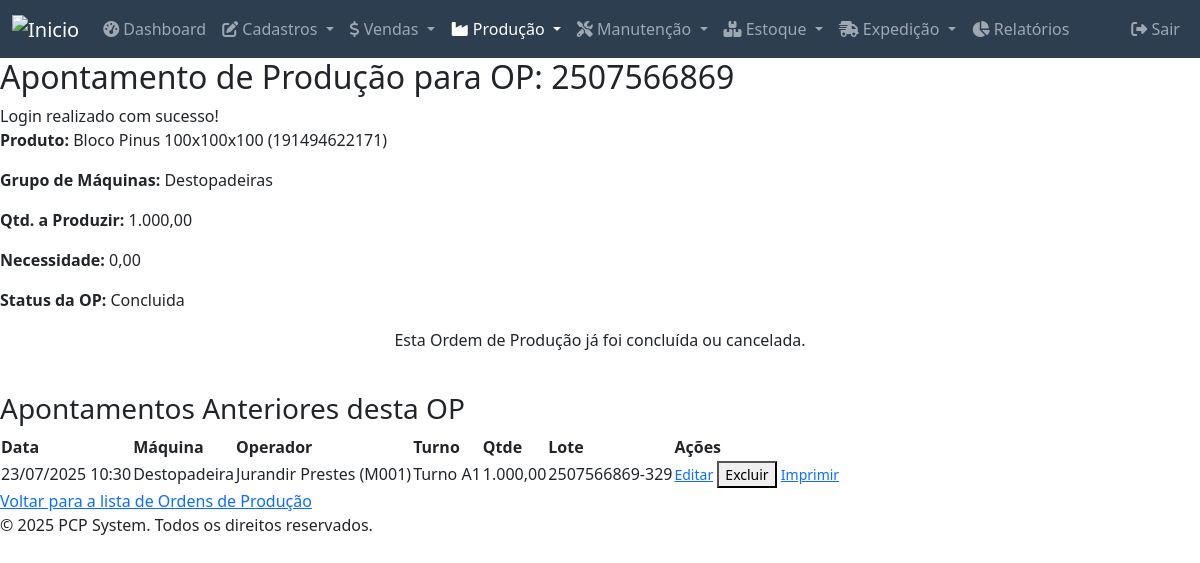
/modules/ordens_producao/apontar.php?id=140 (signed in), run on the app's committed database.
### tables this page shows
CREATE TABLE `ordens_producao` (
  `id` int(11) NOT NULL,
  `op_mae_id` int(11) DEFAULT NULL,
  `numero_op` varchar(50) NOT NULL,
  `numero_pedido` varchar(50) DEFAULT NULL,
  `produto_id` int(11) NOT NULL,
  `maquina_id` int(11) DEFAULT NULL,
  `grupo_id` int(11) DEFAULT NULL,
  `quantidade_produzir` decimal(10,2) NOT NULL,
  `data_emissao` date NOT NULL,
  `data_prevista_conclusao` date DEFAULT NULL,
  `data_conclusao` datetime DEFAULT NULL,
  `status` enum('pendente','em_producao','concluida','cancelada') NOT NULL DEFAULT 'pendente',
  `observacoes` text DEFAULT NULL,
  `deleted_at` datetime DEFAULT NULL
);

CREATE TABLE `produtos` (
  `id` int(11) NOT NULL,
  `nome` varchar(40) NOT NULL,
  `codigo` varchar(20) NOT NULL,
  `descricao` varchar(40) NOT NULL,
  `unidade_medida` varchar(10) NOT NULL,
  `estoque_minimo` decimal(10,2) DEFAULT NULL,
  `estoque_atual` decimal(10,2) DEFAULT NULL,
  `estoque_empenhado` decimal(10,2) NOT NULL DEFAULT 0.00,
  `estoque_expedicao` decimal(10,2) NOT NULL DEFAULT 0.00,
  `grupo` varchar(30) NOT NULL,
  `subgrupo` varchar(30) NOT NULL,
  `modelo` varchar(20) DEFAULT NULL,
  `acabamento` varchar(20) DEFAULT NULL,
  `familia` varchar(20) DEFAULT NULL,
  `desenho` varchar(20) DEFAULT NULL,
  `velocidade` decimal(10,2) NOT NULL,
  `perimetro_mm` decimal(10,2) DEFAULT NULL,
  `area_perfil_mm2` decimal(10,2) DEFAULT NULL,
  `codigo2` varchar(20) DEFAULT NULL,
  `unidade_medida2` varchar(5) DEFAULT NULL,
  `espessura` decimal(10,2) NOT NULL,
  `largura` decimal(10,2) NOT NULL,
  `comprimento` decimal(10,2) DEFAULT NULL,
  `altura_embalagem` int(11) DEFAULT NULL,
  `largura_embalagem` int(11) DEFAULT NULL,
  `pecas_por_embalagem` int(11) DEFAULT NULL,
  `pecas_por_fardo` int(11) DEFAULT NULL,
  `deleted_at` datetime DEFAULT NULL
);

CREATE TABLE `grupos_maquinas` (
  `id` int(11) NOT NULL,
  `nome_grupo` varchar(100) NOT NULL,
  `descricao` text DEFAULT NULL,
  `deleted_at` datetime DEFAULT NULL
);

CREATE TABLE `apontamentos_producao` (
  `id` int(11) NOT NULL,
  `ordem_producao_id` int(11) NOT NULL,
  `maquina_id` int(11) NOT NULL,
  `operador_id` int(11) DEFAULT NULL,
  `turno_id` int(11) DEFAULT NULL,
  `quantidade_produzida` decimal(10,2) NOT NULL,
  `data_apontamento` datetime NOT NULL DEFAULT current_timestamp(),
  `data_hora_apontamento` datetime NOT NULL DEFAULT current_timestamp() COMMENT 'data digitacao',
  `observacoes` text DEFAULT NULL,
  `data_consumo` datetime DEFAULT NULL,
  `lote_numero` varchar(150) DEFAULT NULL,
  `deleted_at` datetime DEFAULT NULL
);

CREATE TABLE `maquinas` (
  `id` int(11) NOT NULL,
  `nome` varchar(100) NOT NULL,
  `descricao` text DEFAULT NULL,
  `status` enum('operacional','manutencao','parada') NOT NULL DEFAULT 'operacional',
  `numero_serie` varchar(50) DEFAULT NULL,
  `tag_ativo` varchar(30) DEFAULT NULL,
  `fabricante` varchar(100) DEFAULT NULL,
  `modelo_maquina` varchar(50) DEFAULT NULL,
  `tipo_maquina` varchar(50) DEFAULT NULL,
  `localizacao` varchar(100) DEFAULT NULL,
  `data_aquisicao` date DEFAULT NULL,
  `data_ultima_manutencao` date DEFAULT NULL,
  `capacidade_hora` decimal(10,2) DEFAULT NULL,
  `unidade_capacidade` varchar(20) DEFAULT NULL,
  `deleted_at` datetime DEFAULT NULL
);

CREATE TABLE `operadores` (
  `id` int(11) NOT NULL,
  `matricula` varchar(20) NOT NULL,
  `username` varchar(50) DEFAULT NULL,
  `cargo` varchar(100) DEFAULT NULL,
  `ativo` tinyint(1) NOT NULL DEFAULT 1,
  `password_hash` varchar(255) DEFAULT NULL,
  `nome` varchar(100) NOT NULL,
  `localizacao` varchar(100) DEFAULT NULL,
  `deleted_at` datetime DEFAULT NULL
);

CREATE TABLE `turnos` (
  `id` int(11) NOT NULL,
  `nome_turno` varchar(50) NOT NULL COMMENT 'Ex: Turno A1, Turno B1, Tarde',
  `hora_inicio` time NOT NULL,
  `hora_fim` time NOT NULL,
  `created_at` timestamp NOT NULL DEFAULT current_timestamp(),
  `updated_at` timestamp NOT NULL DEFAULT current_timestamp() ON UPDATE current_timestamp(),
  `deleted_at` datetime DEFAULT NULL
);

### public_html/modules/ordens_producao/apontar.php (the view, shortened to what this page needs)
<?php
$conn = connectDB();
require_once __DIR__ . '/../../includes/header.php';
$op_id = isset($_GET['id']) ? (int)$_GET['id'] : 0;
$sql_op = "SELECT op.*, p.nome AS produto_nome, p.codigo AS produto_codigo, gm.nome_grupo
           FROM ordens_producao op
           JOIN produtos p ON op.produto_id = p.id
           LEFT JOIN grupos_maquinas gm ON op.grupo_id = gm.id
           WHERE op.id = ?";
$op_data = $conn->execute_query($sql_op, [$op_id])->fetch_assoc();
$maquinas_do_grupo = [];
if ($op_data['grupo_id']) {
    $sql_maquinas = "SELECT m.id, m.nome FROM maquinas m JOIN maquina_grupo_associacao mga ON m.id = mga.maquina_id WHERE mga.grupo_id = ? AND m.status = 'operacional' AND m.deleted_at IS NULL ORDER BY m.nome";
    $maquinas_do_grupo = $conn->execute_query($sql_maquinas, [$op_data['grupo_id']])->fetch_all(MYSQLI_ASSOC);
}
$operadores = $conn->query("SELECT id, nome, matricula FROM operadores WHERE deleted_at IS NULL AND ativo = 1 ORDER BY nome ASC")->fetch_all(MYSQLI_ASSOC);
$turnos = $conn->query("SELECT id, nome_turno FROM turnos WHERE deleted_at IS NULL ORDER BY nome_turno ASC")->fetch_all(MYSQLI_ASSOC);
$sql_apontamentos = "SELECT ap.*, m.nome AS maquina_nome, ol.nome AS operador_nome, ol.matricula AS operador_matricula, t.nome_turno
                     FROM apontamentos_producao ap
                     JOIN maquinas m ON ap.maquina_id = m.id
                     LEFT JOIN operadores ol ON ap.operador_id = ol.id
                     LEFT JOIN turnos t ON ap.turno_id = t.id
                     WHERE ap.ordem_producao_id = ? AND ap.deleted_at IS NULL
                     ORDER BY ap.data_apontamento DESC";
$apontamentos_anteriores = $conn->execute_query($sql_apontamentos, [$op_id])->fetch_all(MYSQLI_ASSOC);
$quantidade_total_apontada = (float)($conn->execute_query("SELECT SUM(COALESCE(quantidade_produzida, 0.00)) AS total FROM apontamentos_producao WHERE ordem_producao_id = ? AND deleted_at IS NULL", [$op_id])->fetch_assoc()['total'] ?? 0.00);
$necessidade_real = max(0, (float)$op_data['quantidade_produzir'] - $quantidade_total_apontada);
?>
<h2>Apontamento de Produção para OP: <?php echo htmlspecialchars($op_data['numero_op']); ?></h2>
<?php if (isset($_SESSION['message'])): ?>
    <div class="message <?php echo htmlspecialchars($_SESSION['message_type']); ?>"><?php echo $_SESSION['message']; ?></div>
<?php endif; ?>
<div class="op-details">
    <p><strong>Produto:</strong> <?php echo htmlspecialchars($op_data['produto_nome'] . ' (' . $op_data['produto_codigo'] . ')'); ?></p>
    <p><strong>Grupo de Máquinas:</strong> <?php echo htmlspecialchars($op_data['nome_grupo'] ?? 'Não definido'); ?></p>
    <p><strong>Qtd. a Produzir:</strong> <?php echo number_format($op_data['quantidade_produzir'], 2, ',', '.'); ?></p>
    <p><strong>Necessidade:</strong> <?php echo number_format($necessidade_real, 2, ',', '.'); ?></p>
    <p><strong>Status da OP:</strong> <span class="status-<?php echo htmlspecialchars($op_data['status']); ?>"><?php echo htmlspecialchars(ucfirst($op_data['status'])); ?></span></p>
</div>
<?php if ($op_data['status'] !== 'concluida' && $op_data['status'] !== 'cancelada'): ?>
<form action="apontar.php?id=<?php echo $op_data['id']; ?>" method="POST">
    <div class="form-group">
        <label for="maquina_id">Máquina Utilizada (do Grupo):</label>
        <select id="maquina_id" name="maquina_id" required>
            <option value="">Selecione...</option>
            <?php foreach ($maquinas_do_grupo as $maquina): ?>
                <option value="<?php echo $maquina['id']; ?>"><?php echo htmlspecialchars($maquina['nome']); ?></option>
            <?php endforeach; ?>
        </select>
    </div>
    <div class="form-group">
        <label for="operador_id">Operador:</label>
        <select id="operador_id" name="operador_id" required>
            <option value="">Selecione...</option>
            <?php foreach ($operadores as $operador): ?>
                <option value="<?php echo $operador['id']; ?>"><?php echo htmlspecialchars($operador['nome'] . ' (' . $operador['matricula'] . ')'); ?></option>
            <?php endforeach; ?>
        </select>
    </div>
    <div class="form-group">
        <label for="turno_id">Turno:</label>
        <select id="turno_id" name="turno_id" required>
            <option value="">Selecione...</option>
            <?php foreach ($turnos as $turno): ?>
                <option value="<?php echo $turno['id']; ?>"><?php echo htmlspecialchars($turno['nome_turno']); ?></option>
            <?php endforeach; ?>
        </select>
    </div>
    <div class="form-group">
        <label for="quantidade_produzida">Quantidade Produzida Agora:</label>
        <input type="number" id="quantidade_produzida" name="quantidade_produzida" step="0.01" required min="0.01" max="<?php echo $necessidade_real; ?>" placeholder="Ex: 50.00">
    </div>
    <div class="form-group">
        <label for="data_apontamento">Data Apontamento:</label>
        <input type="datetime-local" id="data_apontamento" name="data_apontamento" value="<?php echo date('Y-m-d\TH:i'); ?>" required>
    </div>
    <div class="form-group full-width">
        <label for="observacoes_apontamento">Observações:</label>
        <textarea id="observacoes_apontamento" name="observacoes_apontamento" placeholder="Detalhes..."></textarea>
    </div>
    <button type="submit" class="button submit">Registrar Apontamento</button>
</form>
<?php else: ?>
    <p class="success" style="text-align: center;">Esta Ordem de Produção já foi concluída ou cancelada.</p>
<?php endif; ?>
<h3 style="margin-top: 40px;">Apontamentos Anteriores desta OP</h3>
<?php if (!empty($apontamentos_anteriores)): ?>
    <table>
        <thead>
            <tr>
                <th>Data</th>
                <th>Máquina</th>
                <th>Operador</th>
                <th>Turno</th>
                <th>Qtde</th>
                <th>Lote</th>
                <th>Ações</th>
            </tr>
        </thead>
        <tbody>
            <?php foreach ($apontamentos_anteriores as $apontamento): ?>
                <tr>
                    <td><?php echo date('d/m/Y H:i', strtotime($apontamento['data_apontamento'])); ?></td>
                    <td><?php echo htmlspecialchars($apontamento['maquina_nome'] ?? 'N/A'); ?></td>
                    <td><?php echo htmlspecialchars($apontamento['operador_nome'] ?? 'N/A') . ' (' . htmlspecialchars($apontamento['operador_matricula'] ?? 'N/A') . ')'; ?></td>
                    <td><?php echo htmlspecialchars($apontamento['nome_turno'] ?? 'N/A'); ?></td>
                    <td><?php echo number_format($apontamento['quantidade_produzida'], 2, ',', '.'); ?></td>
                    <td><?php echo htmlspecialchars($apontamento['lote_numero'] ?? 'N/A'); ?></td>
                    <td>
                        <a href="editar_apontamento.php?id=<?php echo $apontamento['id']; ?>" class="button edit small">Editar</a>
                        <button class="button delete small" onclick="showDeleteModal('apontamentos_producao_op', <?php echo $apontamento['id']; ?>)">Excluir</button>
                        <a href="" onclick="openLabelModal('<?php echo BASE_URL; ?>/modules/ordens_producao/gerar_etiqueta.php?id=<?php echo $apontamento['id']; ?>'); return false;" class="button small">Imprimir</a>
                    </td>
                </tr>
            <?php endforeach; ?>
        </tbody>
    </table>
<?php else: ?>
    <p style="text-align: center;">Nenhum apontamento registrado para esta Ordem de Produção.</p>
<?php endif; ?>
<a href="index.php" class="back-link">Voltar para a lista de Ordens de Produção</a>
<?php
require_once __DIR__ . '/../../includes/footer.php';
?>

### data on the page
ordens_producao: numero_op "2507566869", produto.codigo "Bloco Pinus 100x100x100 (191494622171)", grupo.nome_grupo "Destopadeiras", quantidade_produzir "1.000,00", status "Concluida"
apontamentos_producao: data_apontamento "23/07/2025 10:30", maquina.nome "Destopadeira", operador.nome "Jurandir Prestes", operador.matricula "M001", turno.nome_turno "Turno A1", quantidade_produzida "1.000,00", lote_numero "2507566869-329"

### other printed values
$_SESSION['message'] "Login realizado com sucesso!"
$necessidade_real "0,00"
